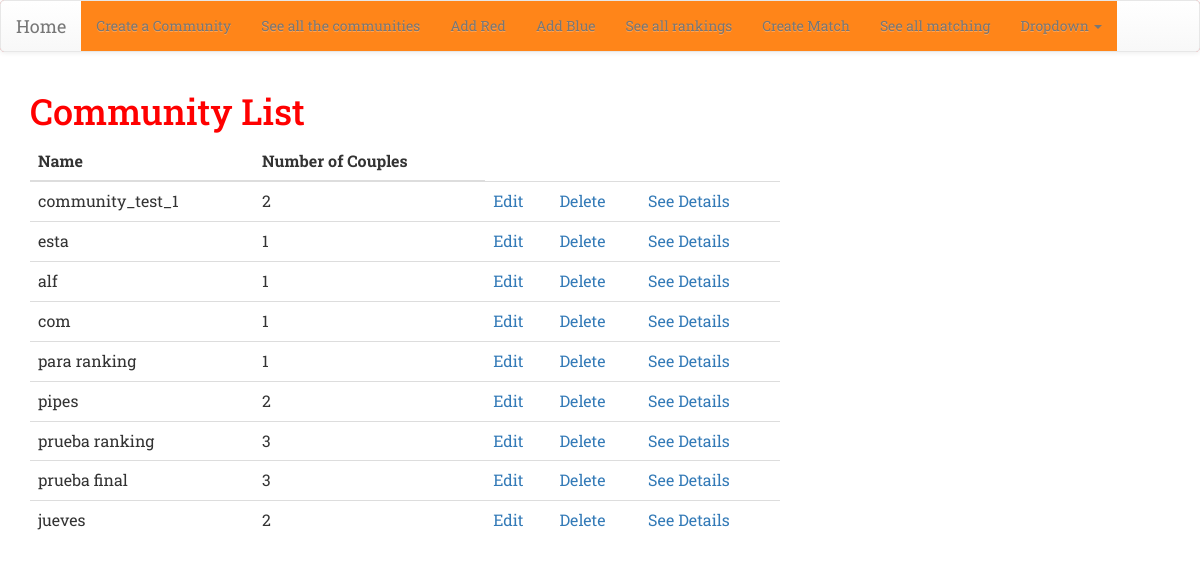
Before: /community/ with the older database file.
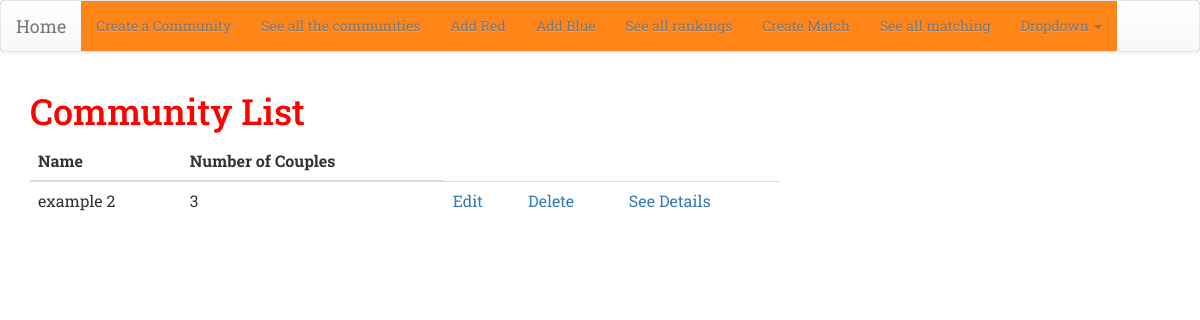
After: the same page with the newer database file.
### match/models.py (models this page shows, shortened)
class Community(models.Model):
    name = models.CharField(max_length=20, unique = True)
    number_couples = models.PositiveIntegerField()

### match/views.py (the view)
# urls.py: path('community/', views.community_list, name='community_list'),
def community_list(request):
    communities = Community.objects.all()
    return render(request, 'match/community_list.html', {'communities': communities})

### match/templates/match/community_list.html
{% extends 'match/base.html' %}
{% block content %}
<h1>Community List</h1>
<table class="table">
  <thead>
    <tr>
      <th scope="col">Name</th>
      <th scope="col">Number of Couples</th>
    </tr>
  </thead>
  <tbody>
    {% for community in communities %}
    <tr>
      <td>{{ community.name }}</td>
      <td>{{community.number_couples}}</td>
      <td><a href="{% url 'community_edit' community.pk%}" ><span> Edit </span></a></td>
      <td><a href="{% url 'community_delete' community.pk%}" ><span> Delete </span></a></td>
      <td><a href="{% url 'community_details' community.pk%}" ><span> See Details </span></a></td>
    </tr>
    {% endfor %}
  </tbody>
</table>
{% endblock %}

### match/templates/match/base.html (shortened to what this page needs)
{% load staticfiles %}
<html>
  <head>
    <link rel="stylesheet" href="//maxcdn.bootstrapcdn.com/bootstrap/3.2.0/css/bootstrap.min.css">
    <link rel="stylesheet" href="//maxcdn.bootstrapcdn.com/bootstrap/3.2.0/css/bootstrap-theme.min.css">
    <link rel="stylesheet" href="{% static 'css/match.css' %}">
  </head>
  {% include 'match/navbar.html' %}
<div class="content container">
     <div class="row">
         <div class="col-md-8">
             {% block content %}
             {% endblock %}
         </div>
     </div>
 </div>
</html>

### match/templates/match/navbar.html (shortened to what this page needs)
  <nav class="navbar navbar-default">
    <div class="container-fluid">
      <div class="navbar-header">
        <a class="navbar-brand" href="{% url 'home' %} ">Home</a>
      </div>
      <div class="collapse navbar-collapse" id="bs-example-navbar-collapse-1">
        <ul class="nav navbar-nav">
          <li><a href="{% url 'community_new' %}"><span>Create a Community</span></a></li>
          <li><a href="{% url 'community_list' %}" ><span>See all the communities </span></a></li>
          <li><a href="{% url 'new_red' %}" ><span>Add Red </span></a></li>
          <li><a href="{% url 'new_blue' %}" ><span>Add Blue </span></a></li>
          <li><a href="{% url 'ranking_list' %}" ><span>See all rankings </span></a></li>
          <li><a href="{% url 'new_matching' %}" ><span>Create Match </span></a></li>
          <li><a href="{% url 'matching_list' %}" ><span>See all matching </span></a></li>
          <li class="dropdown">
            <a href="#" class="dropdown-toggle" data-toggle="dropdown" role="button" aria-haspopup="true" aria-expanded="false">Dropdown <span class="caret"></span></a>
          </li>
        </ul>
      </div>
    </div>
  </nav>

### match/static/css/match.css (style rules this page uses)
.navbar-default { background-color: Red; border-color: #E7E7E7; }
.navbar-nav a { background-color: #ff8519; border-color: white; }
nav { background-color: Red; }
h1 { color: Red; }

Changed rows visible on the page:
removed Community: name "community_test_1", number_couples "2"
removed Community: name "esta", number_couples "1"
removed Community: name "alf", number_couples "1"
removed Community: name "com", number_couples "1"
removed Community: name "para ranking", number_couples "1"
removed Community: name "pipes", number_couples "2"
removed Community: name "prueba ranking", number_couples "3"
removed Community: name "prueba final", number_couples "3"
removed Community: name "jueves", number_couples "2"
added Community: name "example 2", number_couples "3"
